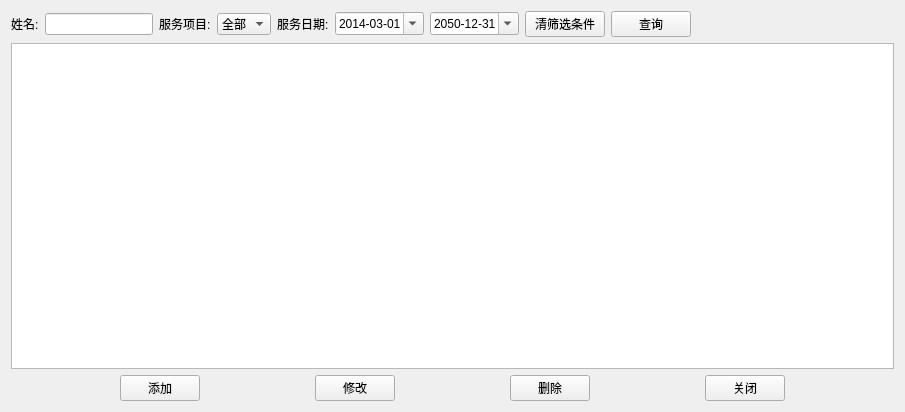
<?xml version="1.0" encoding="UTF-8"?>
<ui version="4.0">
 <class>SpecialService</class>
 <widget class="QWidget" name="SpecialService">
  <property name="geometry">
   <rect>
    <x>0</x>
    <y>0</y>
    <width>905</width>
    <height>412</height>
   </rect>
  </property>
  <property name="windowTitle">
   <string>Form</string>
  </property>
  <layout class="QGridLayout" name="gridLayout">
   <item row="0" column="0">
    <layout class="QVBoxLayout" name="verticalLayout">
     <item>
      <layout class="QHBoxLayout" name="horizontalLayout">
       <item>
        <widget class="QLabel" name="label">
         <property name="text">
          <string>姓名:</string>
         </property>
        </widget>
       </item>
       <item>
        <widget class="QLineEdit" name="lineEdit">
         <property name="sizePolicy">
          <sizepolicy hsizetype="Preferred" vsizetype="Fixed">
           <horstretch>0</horstretch>
           <verstretch>0</verstretch>
          </sizepolicy>
         </property>
        </widget>
       </item>
       <item>
        <widget class="QLabel" name="label_2">
         <property name="text">
          <string>服务项目:</string>
         </property>
        </widget>
       </item>
       <item>
        <widget class="QComboBox" name="comboBox">
         <item>
          <property name="text">
           <string>全部</string>
          </property>
         </item>
        </widget>
       </item>
       <item>
        <widget class="QLabel" name="label_3">
         <property name="text">
          <string>服务日期:</string>
         </property>
        </widget>
       </item>
       <item>
        <widget class="QDateEdit" name="dateEdit_start">
         <property name="date">
          <date>
           <year>2014</year>
           <month>3</month>
           <day>1</day>
          </date>
         </property>
         <property name="maximumDate">
          <date>
           <year>2050</year>
           <month>12</month>
           <day>31</day>
          </date>
         </property>
         <property name="minimumDate">
          <date>
           <year>2014</year>
           <month>3</month>
           <day>1</day>
          </date>
         </property>
         <property name="displayFormat">
          <string>yyyy-MM-dd</string>
         </property>
         <property name="calendarPopup">
          <bool>true</bool>
         </property>
        </widget>
       </item>
       <item>
        <widget class="QDateEdit" name="dateEdit_end">
         <property name="date">
          <date>
           <year>2050</year>
           <month>12</month>
           <day>31</day>
          </date>
         </property>
         <property name="maximumDate">
          <date>
           <year>2050</year>
           <month>12</month>
           <day>31</day>
          </date>
         </property>
         <property name="minimumDate">
          <date>
           <year>2014</year>
           <month>3</month>
           <day>1</day>
          </date>
         </property>
         <property name="displayFormat">
          <string>yyyy-MM-dd</string>
         </property>
         <property name="calendarPopup">
          <bool>true</bool>
         </property>
        </widget>
       </item>
       <item>
        <widget class="QPushButton" name="btn_clear">
         <property name="text">
          <string>清筛选条件</string>
         </property>
        </widget>
       </item>
       <item>
        <widget class="QPushButton" name="btn_search">
         <property name="text">
          <string>查询</string>
         </property>
        </widget>
       </item>
       <item>
        <spacer name="horizontalSpacer">
         <property name="orientation">
          <enum>Qt::Horizontal</enum>
         </property>
         <property name="sizeHint" stdset="0">
          <size>
           <width>40</width>
           <height>20</height>
          </size>
         </property>
        </spacer>
       </item>
      </layout>
     </item>
     <item>
      <widget class="QTableView" name="tableView"/>
     </item>
     <item>
      <layout class="QHBoxLayout" name="horizontalLayout_2">
       <item>
        <spacer name="horizontalSpacer_2">
         <property name="orientation">
          <enum>Qt::Horizontal</enum>
         </property>
         <property name="sizeHint" stdset="0">
          <size>
           <width>40</width>
           <height>20</height>
          </size>
         </property>
        </spacer>
       </item>
       <item>
        <widget class="QPushButton" name="btn_add">
         <property name="text">
          <string>添加</string>
         </property>
        </widget>
       </item>
       <item>
        <spacer name="horizontalSpacer_3">
         <property name="orientation">
          <enum>Qt::Horizontal</enum>
         </property>
         <property name="sizeHint" stdset="0">
          <size>
           <width>40</width>
           <height>20</height>
          </size>
         </property>
        </spacer>
       </item>
       <item>
        <widget class="QPushButton" name="btn_change">
         <property name="text">
          <string>修改</string>
         </property>
        </widget>
       </item>
       <item>
        <spacer name="horizontalSpacer_4">
         <property name="orientation">
          <enum>Qt::Horizontal</enum>
         </property>
         <property name="sizeHint" stdset="0">
          <size>
           <width>40</width>
           <height>20</height>
          </size>
         </property>
        </spacer>
       </item>
       <item>
        <widget class="QPushButton" name="btn_delete">
         <property name="text">
          <string>删除</string>
         </property>
        </widget>
       </item>
       <item>
        <spacer name="horizontalSpacer_5">
         <property name="orientation">
          <enum>Qt::Horizontal</enum>
         </property>
         <property name="sizeHint" stdset="0">
          <size>
           <width>40</width>
           <height>20</height>
          </size>
         </property>
        </spacer>
       </item>
       <item>
        <widget class="QPushButton" name="btn_close">
         <property name="text">
          <string>关闭</string>
         </property>
        </widget>
       </item>
       <item>
        <spacer name="horizontalSpacer_6">
         <property name="orientation">
          <enum>Qt::Horizontal</enum>
         </property>
         <property name="sizeHint" stdset="0">
          <size>
           <width>40</width>
           <height>20</height>
          </size>
         </property>
        </spacer>
       </item>
      </layout>
     </item>
    </layout>
   </item>
  </layout>
 </widget>
 <resources/>
 <connections/>
</ui>
